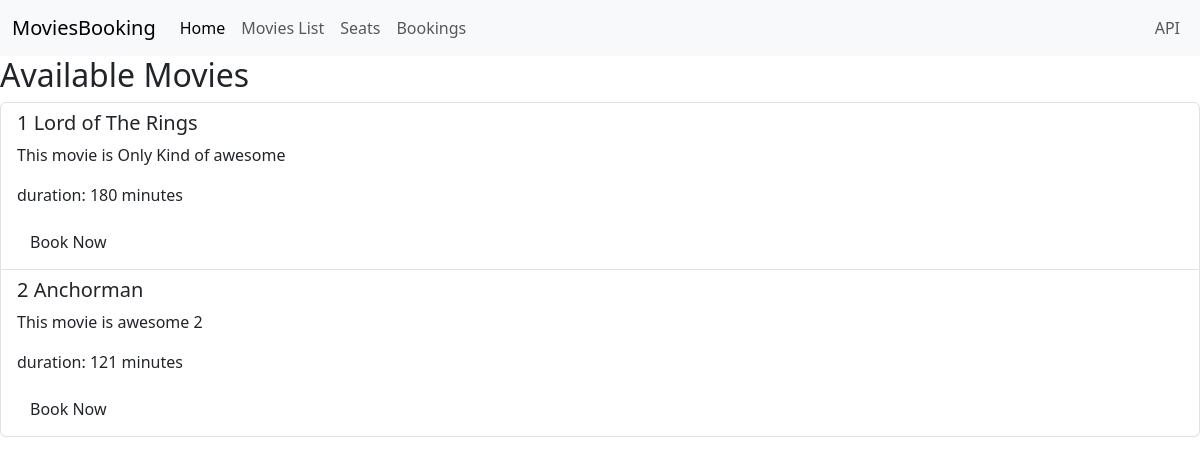
Before: /main/movies/ with the older database file.
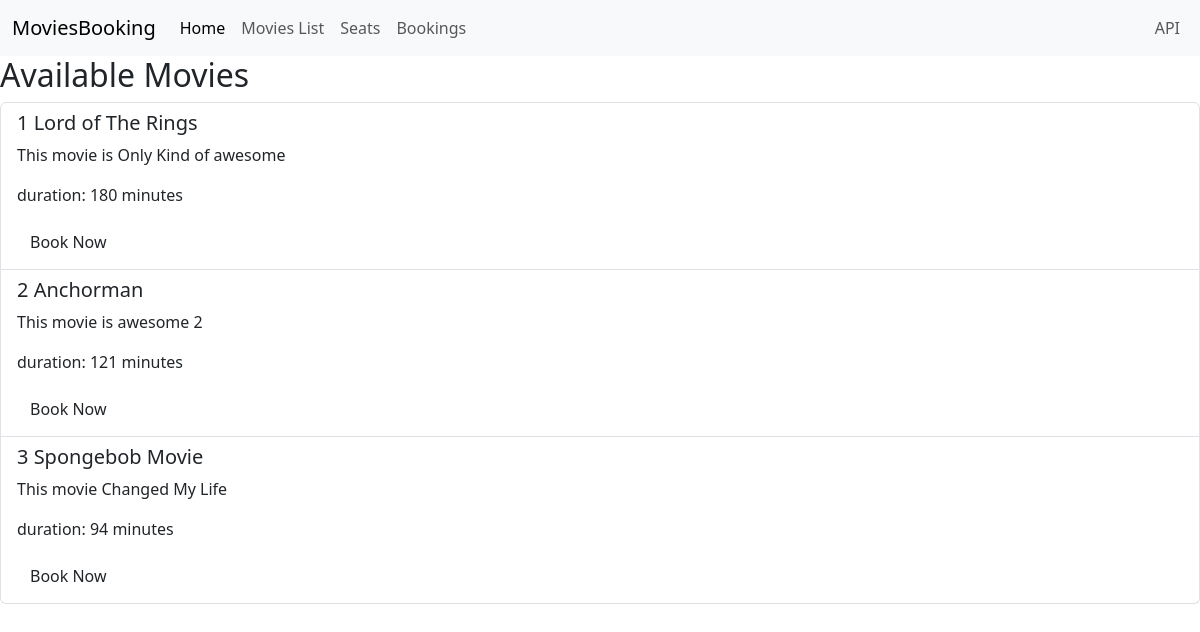
After: the same page with the newer database file.
### bookings/models.py (models this page shows)
class Movie(models.Model):
    title = models.CharField(max_length=200)
    description = models.CharField(max_length=200)
    release_date = models.DateTimeField("date published")
    duration = models.IntegerField(default=0)

### bookings/views.py (the view)
# urls.py: path('main/movies/', Movie_ListView_HTML, name='movies'),
def Movie_ListView_HTML(request):
    movies = Movie.objects.all()
    return render(request, 'movie_list.html', {'movies': movies})

### bookings/templates/bookings/movie_list.html (shortened to what this page needs)
{% extends "bookings/base.html" %}
{% load rest_framework %}
{% block content %}
<h2> Available Movies </h2>
<ul class = "list-group">
    {% for movie in movies %}
        <li class="list-group-item">
            <h5>{{movie.id}} {{movie.title}}</h5>
            <p>{{movie.description}}</p>
            <p>duration: {{movie.duration}} minutes</p>
            <a href = "{% url 'movie-detail' pk=movie.pk %}" class = " btn btn - secondary " >
                Book Now </a>
        </li>
    {% endfor %}
</ul>
{% endblock content %}

Changed rows visible on the page:
added Movie: id "3", title "Spongebob Movie", description "This movie Changed My Life", duration "94"
